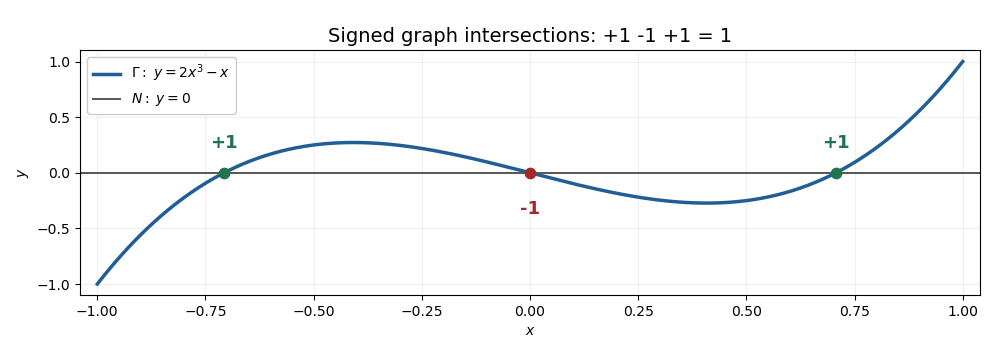

This figure's Python source:
"""Generate the signed-intersection model. Python 3.14; NumPy and Matplotlib."""
from pathlib import Path

import matplotlib
matplotlib.use("Agg")
import matplotlib.pyplot as plt
import numpy as np

x = np.linspace(-1, 1, 800)
fig, ax = plt.subplots(figsize=(10, 3.6), dpi=100, facecolor="white")
ax.set_facecolor("white")
ax.plot(x, 2*x**3-x, color="#225e96", lw=2.5, label=r"$\Gamma:\ y=2x^3-x$")
ax.axhline(0, color="#555555", lw=1.4, label=r"$N:\ y=0$")
roots = [-1/np.sqrt(2), 0, 1/np.sqrt(2)]
for r, sign, color in zip(roots, ["+1", "-1", "+1"], ["#21744b", "#a32828", "#21744b"]):
    ax.scatter([r], [0], s=55, color=color, zorder=4)
    ax.annotate(sign, (r, 0), xytext=(0, 18 if sign == "+1" else -30),
                textcoords="offset points", ha="center", color=color, fontsize=13, weight="bold")
ax.set(xlim=(-1.04, 1.04), ylim=(-1.1, 1.1), xlabel=r"$x$", ylabel=r"$y$")
ax.set_title("Signed graph intersections: +1 -1 +1 = 1", fontsize=14)
ax.legend(loc="upper left", framealpha=1)
ax.grid(alpha=.18)
fig.subplots_adjust(left=.08, right=.98, top=.86, bottom=.18)
fig.savefig(Path.cwd() / "paper-15-signed-intersections.png", facecolor="white", transparent=False)
plt.close(fig)
